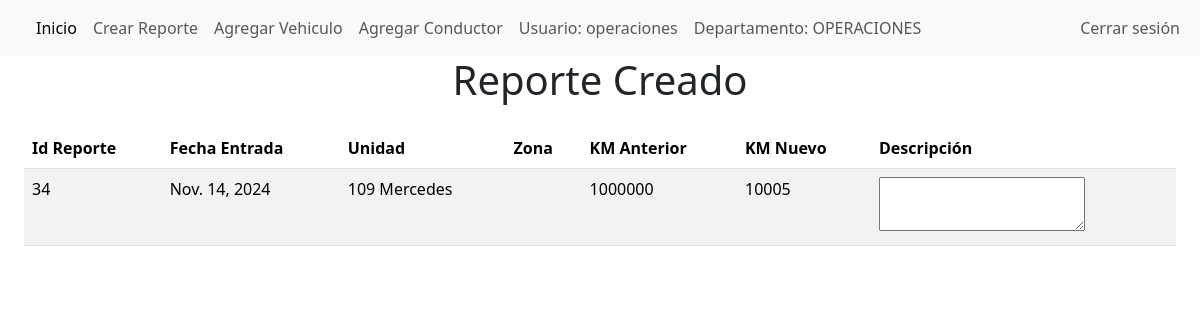
The app's page /crear_reporte/34/ (signed in) with its own data.
### reporte_operaciones/models.py (models this page shows, shortened)
class UsuarioAutocar(AbstractUser):
    departamento = models.CharField(
        max_length=20,
        choices=Departamento.choices()
    )
    especialidad = models.CharField(
        max_length=20,
        choices=Especialidad.choices(),
        blank=True,
        null=True
    )

class ReporteEntrada(models.Model):
    id_reporte = models.AutoField(primary_key=True)
    conductor = models.ForeignKey('Conductor', on_delete=models.DO_NOTHING)
    reporte_usuario = models.ForeignKey('UsuarioAutocar',on_delete=models.DO_NOTHING)
    fecha_entrada = models.DateField(auto_now_add=True)
    fecha_terminado = models.DateField(null=True, blank=True, default=None)
    unidad = models.ForeignKey('Vehiculos', on_delete=models.DO_NOTHING)
    descripción_incidente = models.TextField(max_length=255)
    kilometraje_nuevo = models.IntegerField()

class Vehiculos(models.Model):
    id_vehiculo = models.AutoField(primary_key=True)  # Corrigiendo el error con primary_key
    numero_unidad = models.CharField(max_length=30)  # Agregar max_length
    modelo_unidad = models.CharField(max_length=30)
    año_unidad = models.CharField(max_length=30)
    zona_unidad = models.CharField(
        max_length=20,
        choices=ZonaVehiculos.choices()
    )
    kilometraje = models.IntegerField()
    def __str__(self):
        return f"{self.numero_unidad} {self.modelo_unidad}"

### reporte_operaciones/views.py (the view)
# urls.py: path("crear_reporte/<int:reporte_id>/",views.reporte_informacion,name="reporte_informacion"),
@login_required
def reporte_informacion(request,reporte_id):
    try:
        reporte = ReporteEntrada.objects.get(id_reporte=reporte_id)
    except:
        raise HTTP404("El reporte no existe")
    return render(request, 'reporte_operaciones/reporte_id.html' ,{'reporte':reporte})

### reporte_operaciones/context_processors.py (called while the page is built)
def user_info(request):
    if request.user.is_authenticated:
        return {
            'departamento_usuario': request.user.departamento,  # Asumiendo que tienes un campo departamento en tu modelo de usuario.
            'usuario_logueado': request.user.username
        }
    return {}

### reporte_operaciones/templates/reporte_operaciones/reporte_id.html (shortened to what this page needs)
{%extends 'reporte_operaciones/base_template.html'%}
    {%block navbar %}
    <a class="nav-link active" aria-current="page" href="/home_operaciones/">Inicio</a>
    <a class="nav-link" href="/crear_reporte/">Crear Reporte</a>
    <a class="nav-link" href="/agregar_vehiculo/">Agregar Vehiculo</a>
    <a class="nav-link" href="/agregar_conductor/">Agregar Conductor</a>
    <a class="nav-link">Usuario: {{usuario_logueado}}</a>
    <a class="nav-link">Departamento: {{departamento_usuario}}</a>
    {%endblock%}
    {%block contenido%}
    <div class="contain text-center">
        <h1>Reporte Creado</h1>
    </div>
    <div class="m-4 d-flex justify-content-center align-items-center" >
        <table class ="table table-striped">
            <thead>
                <tr style="background-color: #f2f2f2;">
                    <th>Id Reporte</th>
                    <th>Fecha Entrada</th>
                    <th>Unidad</th>
                    <th>Zona</th>
                    <th>KM Anterior</th>
                    <th>KM Nuevo</th>
                    <th>Descripción</th>
                </tr>
            </thead>
            <tbody>
                <tr>
                    <td>{{ reporte.id_reporte }}</td>
                    <td>{{ reporte.fecha_entrada }}</td>
                    <td>{{ reporte.unidad }}</td>
                    <td>{{ reporteunidad.unidad.zona_unidad }}</td>
                    <td>{{ reporte.unidad.kilometraje }}</td>
                    <td>{{ reporte.kilometraje_nuevo }}</td>
                    <td><textarea maxlength="30">{{ reporte.descripcion_incidente }}</textarea></td>
                </tr>
            </tbody>
        </table>
    </div>
    {%endblock%}

### records on screen
UsuarioAutocar: username "operaciones", departamento "OPERACIONES"
ReporteEntrada: id_reporte "34", fecha_entrada "Nov. 14, 2024", unidad "109 Mercedes", unidad.kilometraje "1000000", kilometraje_nuevo "10005"
